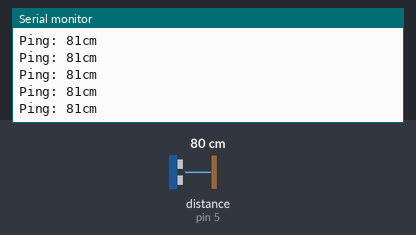
Bench run of a sketch on a simulated Arduino Uno, built with avr-gcc and run on an emulated ATmega328P. Parts: the last lines printed to the serial monitor. The inputs (shaded band) are chosen by the test bench; at power-on: distance to the obstacle (sensor on pin 5) 80 cm. The echo pulse lasts 58.3 µs per cm. At 7.4 s the program stops and its outputs stay as they are.

Above: at 1.2 s.
1.3 s: distance to the obstacle (sensor on pin 5) set to 18 cm
At 1.49 s:
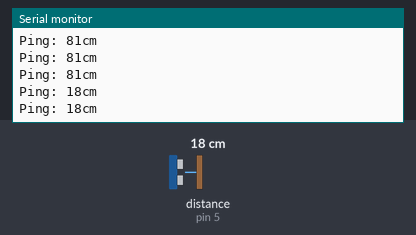
2.8 s: distance to the obstacle (sensor on pin 5) set to 2 cm
At 4.0 s:
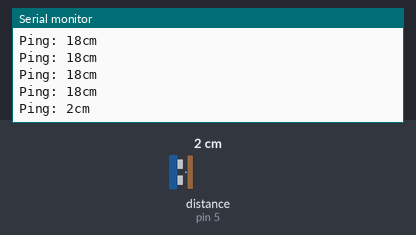
Timing chart, 0 to 5.8 s (numbered marks = the images above; inputs shaded):
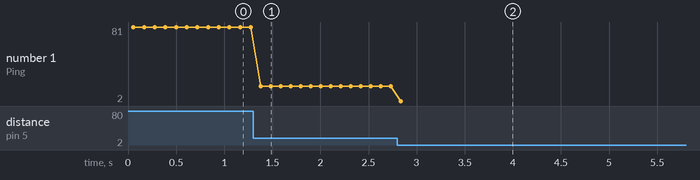

Measured:
- after the input at 1.3 s, the serial monitor: prints a new line after 0.08 s (image 1)
- after the input at 2.8 s, the serial monitor: prints a new line at once (image 2)
- plotted number 1: 81 → 18 after the input at 1.3 s, 18 → 2 after the input at 2.8 s

The sketch:

Story9MissionToMars.ino
```cpp
#include <NewPing.h>

#define TRIGGER_PIN  4
#define ECHO_PIN     5
#define MAX_DISTANCE 200

NewPing sonar(TRIGGER_PIN, ECHO_PIN, MAX_DISTANCE);

int LEFT_REV = 12;
int LEFT_FWD = 11;
int LEFT_ENABLE = 10;
int RIGHT_ENABLE = 9;
int RIGHT_FWD = 8;
int RIGHT_REV = 7;
const int TRIGGER_DOWN = 13;
const int ECHO_DOWN = 17;

void setup() {
  Serial.begin(115200);
  int distance = sonar.ping_cm();
}

void forward(int delaytime)
{
digitalWrite (LEFT_REV, LOW);
digitalWrite (RIGHT_REV, LOW);
digitalWrite (LEFT_ENABLE, HIGH);
digitalWrite (RIGHT_ENABLE, HIGH);
digitalWrite (LEFT_FWD, HIGH);
digitalWrite (RIGHT_FWD, HIGH);
delay(delaytime);
}

void stop(int delaytime)
{
digitalWrite (LEFT_REV, LOW);
digitalWrite (RIGHT_REV, LOW);
digitalWrite (LEFT_ENABLE, LOW);
digitalWrite (RIGHT_ENABLE, LOW);
digitalWrite (LEFT_FWD, LOW);
digitalWrite (RIGHT_FWD, LOW);
delay(delaytime);
}

void reverse(int delaytime)
{
digitalWrite (LEFT_REV, HIGH);
digitalWrite (RIGHT_REV, HIGH);
digitalWrite (LEFT_ENABLE, HIGH);
digitalWrite (RIGHT_ENABLE, HIGH);
digitalWrite (LEFT_FWD, LOW);
digitalWrite (RIGHT_FWD, LOW);
delay(delaytime);
}


void loop() {
  delay(50);
  Serial.print("Ping: ");
  Serial.print(sonar.ping_cm());
  Serial.println("cm");
  forward(50);
  if(sonar.ping_cm() < 12){
    stop(2000);
    reverse(500);
    stop(2000);
    exit(0);
  }
}
```
